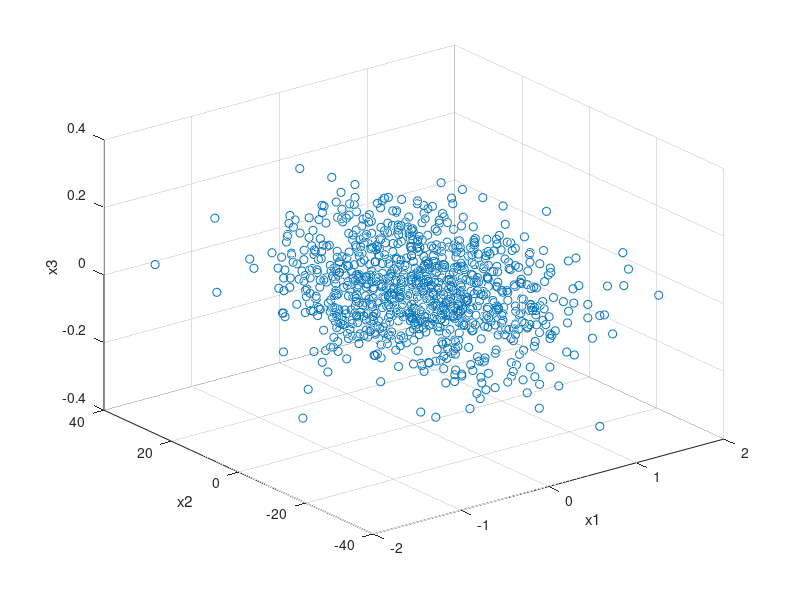
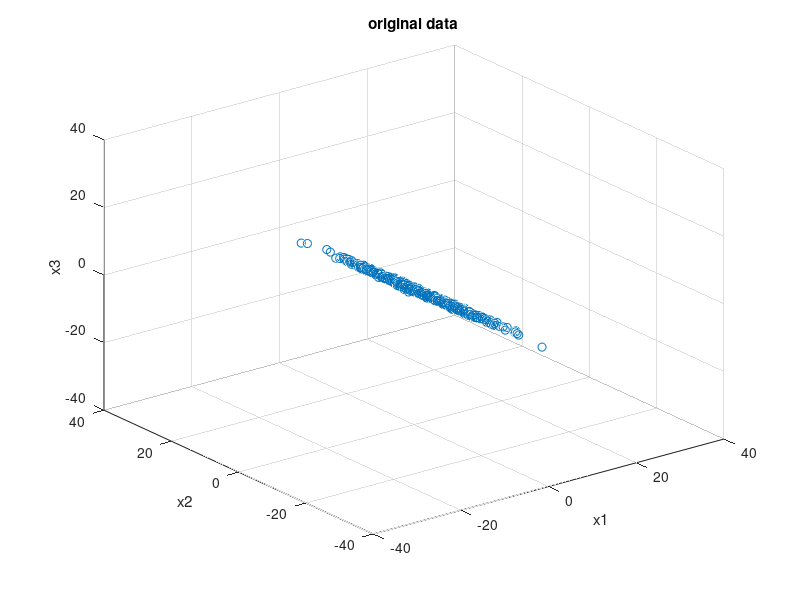
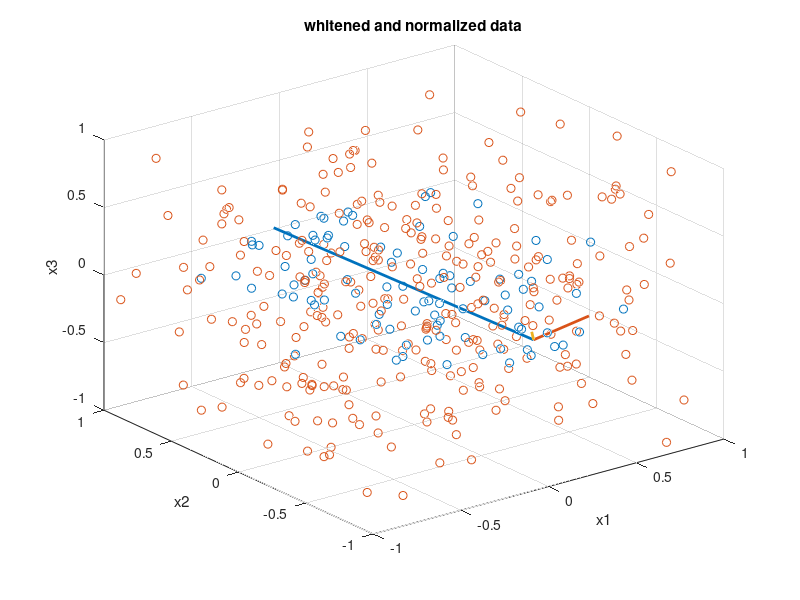

These charts were generated, in order, by the following MATLAB code:
%% Load Data
clear; close all; clc;
load("Ex1.mat");
%% Visualize Data
figure;
scatter3(X(1, :), X(2, :), X(3, :))
xlim([-2 2])
ylim([-40 40])
zlim([-0.4 0.4])
xlabel('x1')
ylabel('x2')
zlabel('x3')
figure;
scatter3(X(1, :), X(2, :), X(3, :))
xlim([-40 40])
ylim([-40 40])
zlim([-40 40])
xlabel('x1')
ylabel('x2')
zlabel('x3')
title('original data')
%% Skewness
% % first feature
% m1 = mean(X(1, :));
% m2 = mean(X(1, :) .^ 2);
% m3 = mean(X(1, :) .^ 3);
% k2 = m2 - m1^2;
% k3 = m3 - 3*m2*m1 + 2*m1^3;
% k3_tild = k3 / (k2)^(3/2)
% % second feature
% m1 = mean(X(2, :));
% m2 = mean(X(2, :) .^ 2);
% m3 = mean(X(2, :) .^ 3);
% k2 = m2 - m1^2;
% k3 = m3 - 3*m2*m1 + 2*m1^3;
% k3_tild = k3 / (k2)^(3/2)
% % third feature
% m1 = mean(X(3, :));
% m2 = mean(X(3, :) .^ 2);
% m3 = mean(X(3, :) .^ 3);
% k2 = m2 - m1^2;
% k3 = m3 - 3*m2*m1 + 2*m1^3;
% k3_tild = k3 / (k2)^(3/2)
%% Covarience Matrix
mu_x = mean(X, 2);
Cx = (X - mu_x) * (X - mu_x)' / 1000;
[V, E] = eig(Cx);
[d, ind] = sort(diag(E), 'descend');
A = V(:, ind)';
y = A*X;
mu_y = mean(y, 2);
Cy = (y - mu_y) * (y - mu_y)' / 1000;
%% plot reduced diemension data in sensor space
Sel = 1;
X_red = A'*[y(1, :); zeros(2, 1000)];
figure;
scatter3(X_red(1, :), X_red(2, :), X_red(3, :))
xlim([-40 40])
ylim([-40 40])
zlim([-40 40])
xlabel('x1')
ylabel('x2')
zlabel('x3')
title('data after pca')
%% Visualize Data with Directions
scatter3(X(1, :), X(2, :), X(3, :))
xlim([-1 1])
ylim([-1 1])
zlim([-1 1])
hold on
p1 = mu_x';
p2 = p1+A(1, :)*sqrt(d(1));
plot3([p1(1), p2(1)],[p1(2), p2(2)],[p1(3), p2(3)], 'lineWidth', 2)
p2 = p1+A(2, :)*sqrt(d(2));
plot3([p1(1), p2(1)],[p1(2), p2(2)],[p1(3), p2(3)], 'lineWidth', 2)
p2 = p1+A(3, :)*sqrt(d(3));
plot3([p1(1), p2(1)],[p1(2), p2(2)],[p1(3), p2(3)], 'lineWidth', 2)
%% Covarience Matrix
mu_x = mean(X, 2);
Cx = (X - mu_x) * (X - mu_x)' / 1000;
[V, E] = eig(Cx);
[d, ind] = sort(diag(E), 'descend');
A = V(:, ind)';
B = sqrt(diag(d))^(-1);
D = B*A;
y = D*X;
mu_y = mean(y, 2);
Cy = (y - mu_y) * (y - mu_y)' / 1000;
scatter3(y(1, :), y(2, :), y(3, :))
xlabel('x1')
ylabel('x2')
zlabel('x3')
title('whitened and normalized data')
%% MATLAB PCA
[coeff, y1, latent] = pca(X');
mu_y = mean(y1, 1);
Cy = (y1 - mu_y)' * (y1 - mu_y) / 1000;
coeff
latent
%% SVD
N = size(X, 2);
[U, S, V] = svd(X);
U
D = S*S'/N

























